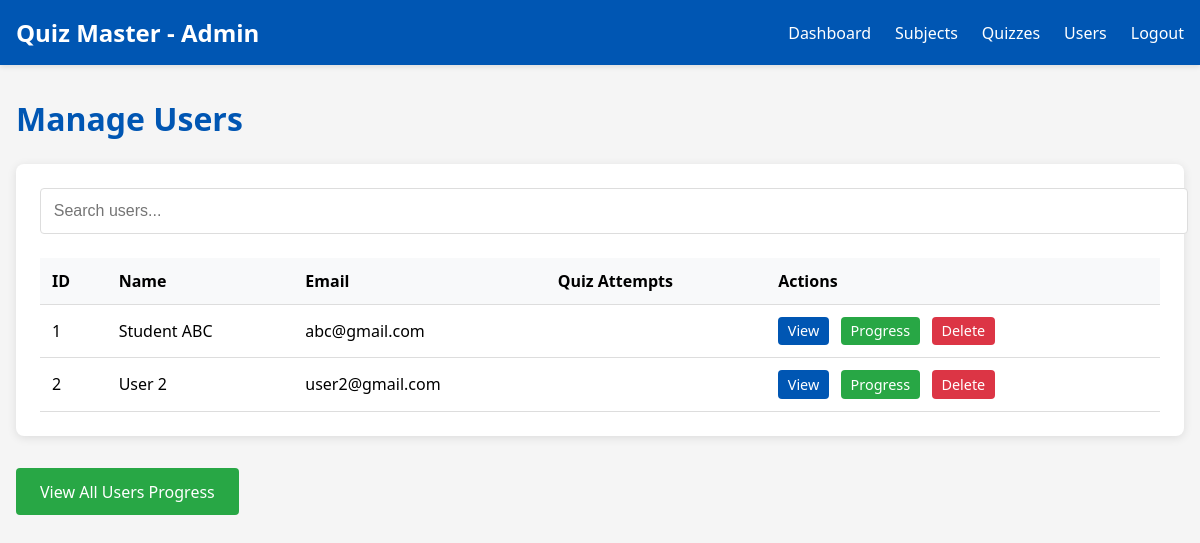
The app's page /admin/users (signed in) with its own data.
### app.py (models this page shows)
class User(db.Model):
    u_id = db.Column(db.Integer, primary_key=True)
    email = db.Column(db.String(200), unique = True, nullable = False)
    password = db.Column(db.String(200), nullable = False)
    fname = db.Column(db.String(200))
    qualification = db.Column(db.String(200))
    dob = db.Column(db.Date)
    scores = db.relationship('Score', backref='user')

### app.py (the view)
@app.route('/admin/users')
def manage_users():
    if not request.cookies.get('admin_id'):
        return redirect('/login')
    users = User.query.all()
    return render_template('u_admin.html', users = users)

### templates/u_admin.html (shortened to what this page needs)
<!DOCTYPE html>
<html lang="en">
<head>
</head>
<body>
    <header>
        <div class="header-content">
            <div class="title">Quiz Master - Admin</div>
            <nav>
                <ul>
                    <li><a href="/admin/dashboard">Dashboard</a></li>
                    <li><a href="/admin/subjects">Subjects</a></li>
                    <li><a href="/admin/quizzes">Quizzes</a></li>
                    <li><a href="/admin/users">Users</a></li>
                    <li><a href="/logout">Logout</a></li>
                </ul>
            </nav>
        </div>
    </header>
    <div class="container">
        <h1>Manage Users</h1>
        <div class="card">
            <div class="search-bar">
                <input type="text" class="search-input" placeholder="Search users...">
            </div>
            {% if users %}
                <table>
                    <thead>
                        <tr>
                            <th>ID</th>
                            <th>Name</th>
                            <th>Email</th>
                            <th>Quiz Attempts</th>
                            <th>Actions</th>
                        </tr>
                    </thead>
                    <tbody>
                        {% for user in users %}
                            <tr>
                                <td>{{ user.u_id }}</td>
                                <td>{{ user.fname }}</td>
                                <td>{{ user.email }}</td>
                                <td>{{ user.attempts_count }}</td>
                                <td>
                                    <a href="/admin/users/view/{{ user.u_id }}"
                                       class="action-btn view-btn">View</a>
                                    <a href="/admin/users/progress/{{ user.u_id }}"
                                       class="action-btn progress-btn">Progress</a>
                                    <a href="/admin/users/delete/{{ user.u_id }}"
                                       class="action-btn delete-btn">Delete</a>
                                </td>
                            </tr>
                        {% endfor %}
                    </tbody>
                </table>
            {% else %}
                <p>No users found.</p>
            {% endif %}
        </div>
        <div class="view-all-progress">
            <a href="/admin/users/progress/all" class="action-btn progress-btn"
               style="padding: 0.8rem 1.5rem; font-size: 1rem;">
                View All Users Progress
            </a>
        </div>
    </div>
</body>
</html>

### templates/u_admin.html (style rules this page uses)
body { font-family: Segoe UI, Tahoma, Geneva, Verdana, sans-serif; margin: 0; padding: 0; background-color: #f5f5f5; }
header { background-color: #0056B3; color: white; padding: 1rem; box-shadow: 0 2px 5px #0000001a; }
.header-content { max-width: 1200px; margin: 0 auto; display: flex; justify-content: space-between; align-items: center; }
.title { font-size: 1.5rem; font-weight: bold; }
nav ul { list-style: none; display: flex; margin: 0; padding: 0; }
nav ul li { margin-left: 1.5rem; }
nav ul li a { color: white; text-decoration: none; }
.container { max-width: 1200px; margin: 2rem auto; padding: 0 1rem; }
h1 { color: #0056B3; margin-bottom: 1.5rem; }
.card { background: white; border-radius: 8px; padding: 1.5rem; box-shadow: 0 2px 10px #0000001a; }
table { width: 100%; border-collapse: collapse; margin-top: 1rem; }
th, td { padding: 0.75rem; text-align: left; border-bottom: 1px solid #dddddd; }
th { background-color: #f8f9fa; font-weight: 600; }
.action-btn { padding: 0.3rem 0.6rem; border-radius: 4px; text-decoration: none; font-size: 0.9rem; margin-right: 0.5rem; display: inline-block; }
.view-btn { background-color: #0056B3; color: white; }
.progress-btn { background-color: #28A745; color: white; }
.delete-btn { background-color: #DC3545; color: white; }
.search-bar { margin-bottom: 1.5rem; }
.search-input { width: 100%; padding: 0.8rem; border: 1px solid #dddddd; border-radius: 4px; font-size: 1rem; }
.view-all-progress { margin-top: 2rem; }

### records on screen
User: u_id "1", fname "Student ABC", email "abc@gmail.com"
User: u_id "2", fname "User 2", email "user2@gmail.com"
